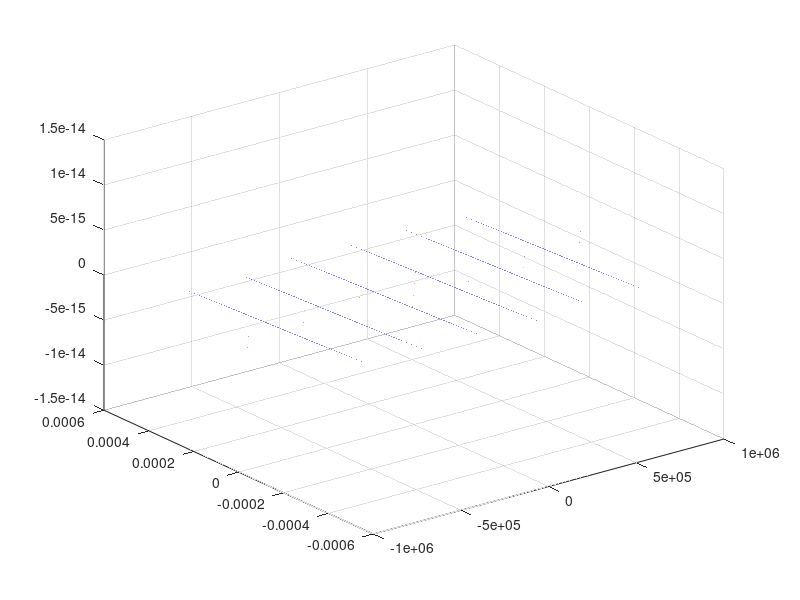

MATLAB code to generate this figure:
%% EJEMPLO 3_MATLAB  %%
clf, clear, close all
E=.00054;
K=.0000200;
t=0;
w=1000000;
x= -w:w;
B=(E*K)/w; 
[m,n]=size(x);
cero=zeros( m,n);
Esi= E*sin(K*x + t*w);
Bsi= B*sin(K*x + t*w);
plot3(x,Esi,cero)
hold on
plot3(x,cero,Bsi)
grid
